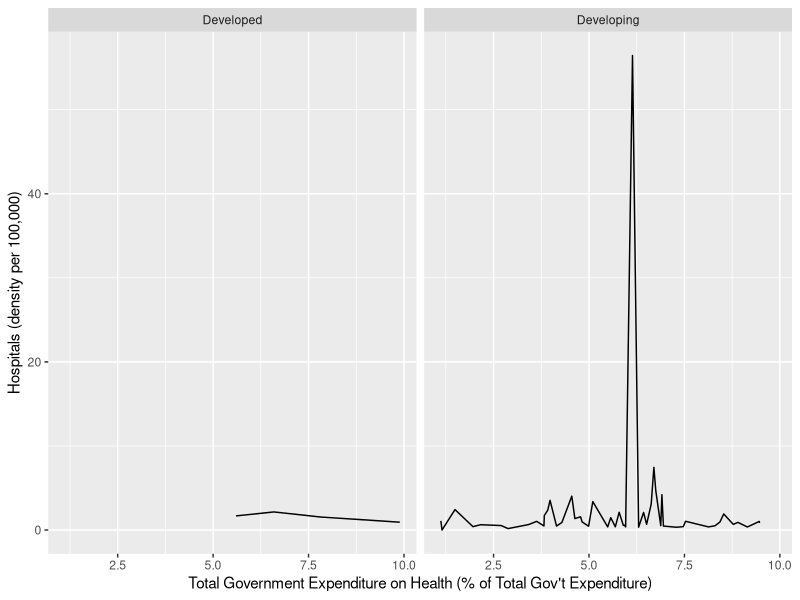
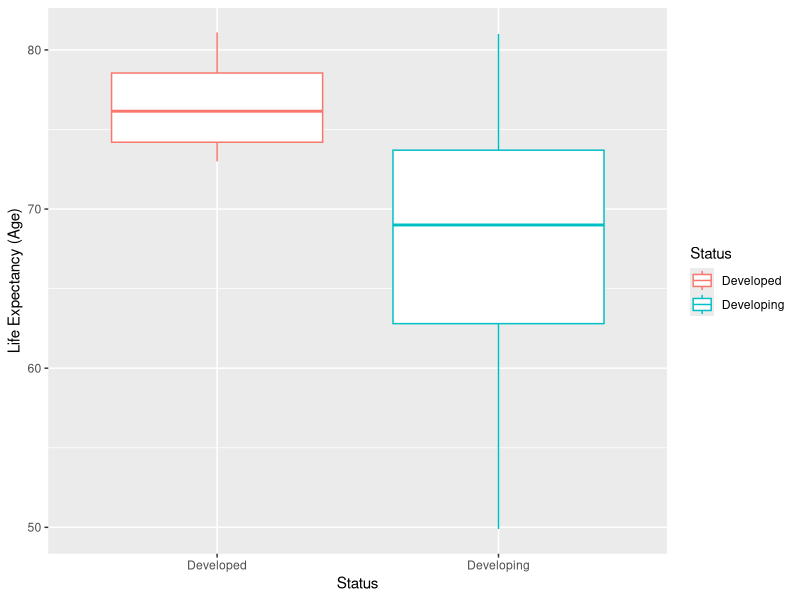
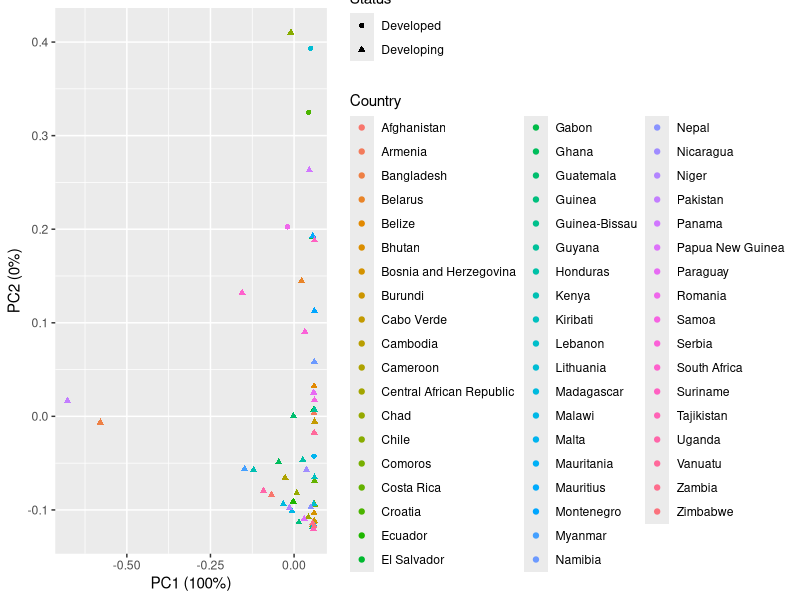

Reproduce these figures in R, in order.
## ---- chunk 1
knitr::opts_chunk$set(echo = TRUE)
library(tidyverse)
library(ggplot2)
## ---- chunk 2
life <- read.csv(file = "Life Expectancy Data.csv")
health <- read.csv(file = "Health Infrastructure Dataset.csv")
head(health)
## ---- chunk 3
head(life)
## ---- chunk 4
data <- full_join(life, health, by="Country")
data <- data %>%
  na.omit() %>%
  rename(Year = Year.x) %>%
  rename("Life Expectancy (Age)" = Life.expectancy) %>%
  rename("Adult Mortality (per 1000)" = Adult.Mortality) %>%
  rename("Infant Deaths (per 1000)" = infant.deaths) %>%
  rename("Percentage Expenditure on Health (% of GDP)" = percentage.expenditure) %>%
  rename("Under-5 Deaths (per 1000)" = under.five.deaths) %>%
  rename("Total Government Expenditure on Health (% of Total Gov't Expenditure)"= Total.expenditure) %>%
  rename("GDP (in USD)" = GDP) %>%
  rename("Hospitals (density per 100,000)" = Total.density.per.100.000.population..Hospitals) %>%
  rename("Specialty Hospitals (density per 100,000" = Total.density.per.100.000.population..Specialized.hospitals) %>%
  select(-c("Year.y", "Alcohol", "Hepatitis.B", "Measles", "Polio", "Diphtheria", "HIV.AIDS", "thinness..1.19.years", "thinness.5.9.years", "Income.composition.of.resources", "Schooling", "Total.density.per.100.000.population..Health.posts", "Total.density.per.100.000.population..Health.centres", "Total.density.per.100.000.population..District.rural.hospitals", "Total.density.per.100.000.population..Provincial.hospitals"))
head(data)
## ---- chunk 5
data_longer <- data %>%
  pivot_longer(c("Life Expectancy (Age)", "Adult Mortality (per 1000)"), names_to = "age", values_to = "stat")
head(data_longer)
## ---- chunk 6
data_wider <- data_longer %>%
  pivot_wider(names_from = "age", values_from = "stat")
head(data_wider)
## ---- chunk 7
data %>%
  filter(Status == "Developing") %>%
  head()
## ---- chunk 8
data %>%
  select(Country, Status, `Total Government Expenditure on Health (% of Total Gov't Expenditure)`) %>%
  group_by(Status) %>%
  arrange(desc(`Total Government Expenditure on Health (% of Total Gov't Expenditure)`)) %>%
  head()
## ---- chunk 9
data %>%
  mutate("Adult Mortality (per 100,000)" = `Adult Mortality (per 1000)`/100) %>%
  arrange(`Adult Mortality (per 100,000)`) %>%
  head()
## ---- chunk 10
data %>%
  group_by(Status) %>%
  summarise(mean_Hospitals = mean(`Hospitals (density per 100,000)`), mean_life = mean(`Life Expectancy (Age)`), sd_life = sd(`Life Expectancy (Age)`), mean_AM = mean(`Adult Mortality (per 1000)`), mean_ID = mean(`Infant Deaths (per 1000)`), mean_BMI = mean(`BMI`), mean_Exp = mean(`Total Government Expenditure on Health (% of Total Gov't Expenditure)`), sd_Exp = sd(`Total Government Expenditure on Health (% of Total Gov't Expenditure)`), mean_SpHosp = mean(`Specialty Hospitals (density per 100,000`))
 
## ---- chunk 11
data %>%
  select_if(is.numeric) %>%
  cor()
## ---- chunk 12
data %>%
  ggplot(aes(`Total Government Expenditure on Health (% of Total Gov't Expenditure)`, `Hospitals (density per 100,000)`)) +
  geom_line(stat = "summary") +
  facet_wrap(~Status)
## ---- chunk 13
data %>%
  ggplot(aes(x = Status, y = `Life Expectancy (Age)`)) +
  geom_boxplot(aes(color = Status))
## ---- chunk 14
install.packages("ggfortify")
library(ggfortify)

data_PCA <- data %>%
  select(c(4:14))

autoplot(prcomp(data_PCA), data = data, colour = "Country", shape = "Status")
